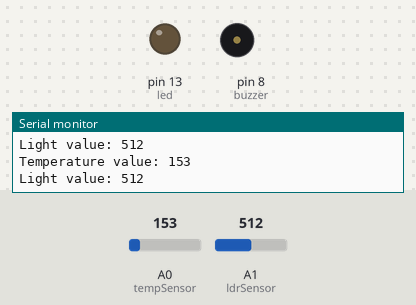
A sketch run on a simulated Arduino Uno, built with avr-gcc and run on an emulated ATmega328P. Parts: output pins drawn as LEDs (lit = HIGH), buzzer (waves = sounding, pin HIGH), the last lines printed to the serial monitor. Inputs (shaded band) come from the test bench; at power-on: A1 (ldrSensor) = 512, A0 (tempSensor) = 153.

Above: at 1.3 s.
1.4 s: A1 (ldrSensor) set to 486
At 2.1 s:
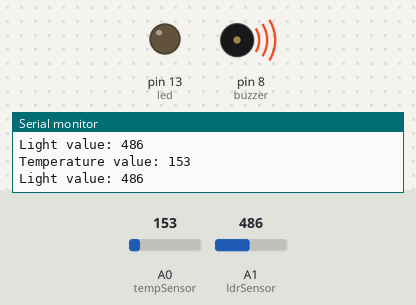
3.0 s: A1 (ldrSensor) set to 510
At 3.3 s:
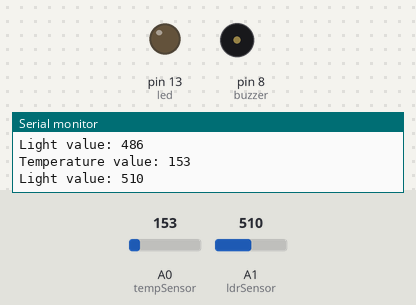
4.5 s: A1 (ldrSensor) set to 490
At 5.7 s:
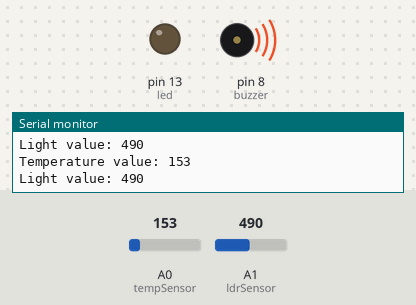
Timing chart, 0 to 7.5 s (numbered marks = the images above; inputs shaded):
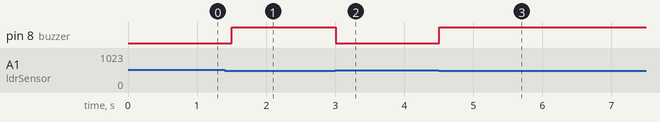

The sketch:

code.ino
```cpp
int tempSensor = A0;
int ldrSensor = A1;

int led = 13;
int buzzer = 8;

void setup() {
  pinMode(led, OUTPUT);
  pinMode(buzzer, OUTPUT);

  Serial.begin(9600);
}

void loop() {

  int tempValue = analogRead(tempSensor);
  int lightValue = analogRead(ldrSensor);

  Serial.print("Temperature value: ");
  Serial.println(tempValue);

  Serial.print("Light value: ");
  Serial.println(lightValue);

  // TMP36 controls LED
  if (tempValue > 300) {
    digitalWrite(led, HIGH);
  } else {
    digitalWrite(led, LOW);
  }

  // LDR controls buzzer
  if (lightValue < 500) {
    digitalWrite(buzzer, HIGH);
  } else {
    digitalWrite(buzzer, LOW);
  }

  delay(500);
}
```

Measured:
- the behaviour switches between 500 and 499 on A1 (ldrSensor) (found by bisection; images 0 and 1)
- after the input at 1.4 s, pin 8 (buzzer): LOW → HIGH after 0.10 s
- after the input at 3.0 s, pin 8 (buzzer): HIGH → LOW at once
- after the input at 4.5 s, pin 8 (buzzer): LOW → HIGH at once
